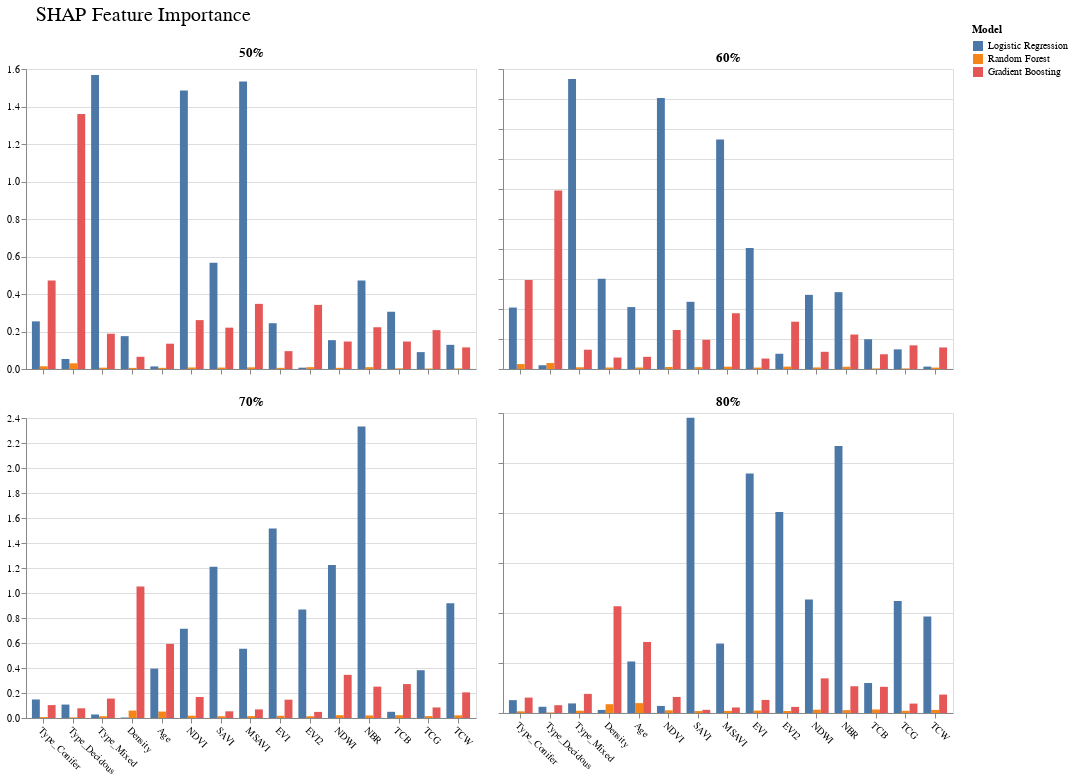

This figure's notebook cell:
### Markdown cell above
### SHAP Importance

### Code cell
shap_plots = []
model_order=['Logistic Regression','Random Forest','Gradient Boosting']
for threshold in [50,60,70,80]:   
    gbm_shap = joblib.load(f'../models/{threshold}/fitted_gradient_boosting_shap.joblib')
    rf_shap = joblib.load(f'../models/{threshold}/fitted_random_forest_shap.joblib')
    lr_shap = joblib.load(f'../models/{threshold}/fitted_logistic_regression_shap.joblib')

    shap_df = pd.DataFrame({
        'mean':np.concatenate((
            gbm_shap.plot_data,
            rf_shap.plot_data,
            lr_shap.plot_data)),
        'model':['Gradient Boosting']*15 + ['Random Forest']*15 + ['Logistic Regression']*15,
        'feature':gbm_shap.plot_data.index.to_list()*3
    })

    feat_order = gbm_shap.plot_data.index.to_list()

    bars = alt.Chart(shap_df).mark_bar().encode(
        x=alt.X('feature:N',sort=feat_order, title='',axis=alt.Axis(labelAngle=45)),
        xOffset=alt.XOffset('model:N',sort=model_order),
        y=alt.Y('mean:Q', title=''),
        color=alt.Color('model:N',title='Model',sort=model_order),
    ).properties(
        title=f'{threshold}%',
        width=450
        )
    shap_plots.append(bars)




# Remove x-axis tick labels but keep ticks and gridlines
shap_plots[0] = shap_plots[0].encode(
    x=alt.X('feature:N', axis=alt.Axis(labels=False, title=None))
)
shap_plots[1] = shap_plots[1].encode(
    x=alt.X('feature:N', axis=alt.Axis(labels=False, title=None))
)

# Remove y-axis tick labels but keep ticks and gridlines
shap_plots[1] = shap_plots[1].encode(
    y=alt.Y('mean:Q', axis=alt.Axis(labels=False, title=None))
)
shap_plots[3] = shap_plots[3].encode(
    y=alt.Y('mean:Q', axis=alt.Axis(labels=False, title=None))
)

title = alt.Chart({'values':[{}]}).mark_text(
    text='SHAP Feature Importance',
    fontSize=20,
    font='Helvetica',
    dy=-10
).encode().properties(
    width=235,
    height=2
)


shap_importance_plot = alt.vconcat(title,(shap_plots[0] & shap_plots[2]) | (shap_plots[1] & shap_plots[3]))
shap_importance_plot

### Figure 1 — Vega-Lite specification as saved in the notebook (floating-point values rounded to 4 significant figures)
{"config": {"view": {"continuousWidth": 300, "continuousHeight": 300}}, "vconcat": [{"data": {"name": "empty"}, "mark": {"type": "text", "dy": -10, "font": "Helvetica", "fontSize": 20, "text": "SHAP Feature Importance"}, "encoding": {}, "height": 2, "width": 235}, {"hconcat": [{"vconcat": [{"data": {"name": "data-4a7f1b418cdf569a9c8217dcce05b2a4"}, "mark": {"type": "bar"}, "encoding": {"color": {"field": "model", "sort": ["Logistic Regression", "Random Forest", "Gradient Boosting"], "title": "Model", "type": "nominal"}, "x": {"axis": {"labels": false, "title": null}, "field": "feature", "type": "nominal"}, "xOffset": {"field": "model", "sort": ["Logistic Regression", "Random Forest", "Gradient Boosting"], "type": "nominal"}, "y": {"field": "mean", "title": "", "type": "quantitative"}}, "title": "50%", "width": 450}, {"data": {"name": "data-0385f53ffa6ca2d99a0b0e3085a7befa"}, "mark": {"type": "bar"}, "encoding": {"color": {"field": "model", "sort": ["Logistic Regression", "Random Forest", "Gradient Boosting"], "title": "Model", "type": "nominal"}, "x": {"axis": {"labelAngle": 45}, "field": "feature", "sort": ["Type_Conifer", "Type_Decidous", "Type_Mixed", "Density", "Age", "NDVI", "SAVI", "MSAVI", "EVI", "EVI2", "NDWI", "NBR", "TCB", "TCG", "TCW"], "title": "", "type": "nominal"}, "xOffset": {"field": "model", "sort": ["Logistic Regression", "Random Forest", "Gradient Boosting"], "type": "nominal"}, "y": {"field": "mean", "title": "", "type": "quantitative"}}, "title": "70%", "width": 450}]}, {"vconcat": [{"data": {"name": "data-aba524d4b4bed0aa2784ba3ad264aeff"}, "mark": {"type": "bar"}, "encoding": {"color": {"field": "model", "sort": ["Logistic Regression", "Random Forest", "Gradient Boosting"], "title": "Model", "type": "nominal"}, "x": {"axis": {"labels": false, "title": null}, "field": "feature", "type": "nominal"}, "xOffset": {"field": "model", "sort": ["Logistic Regression", "Random Forest", "Gradient Boosting"], "type": "nominal"}, "y": {"axis": {"labels": false, "title": null}, "field": "mean", "type": "quantitative"}}, "title": "60%", "width": 450}, {"data": {"name": "data-af91bb5a3a17b2b8a5b6f92d2d33a108"}, "mark": {"type": "bar"}, "encoding": {"color": {"field": "model", "sort": ["Logistic Regression", "Random Forest", "Gradient Boosting"], "title": "Model", "type": "nominal"}, "x": {"axis": {"labelAngle": 45}, "field": "feature", "sort": ["Type_Conifer", "Type_Decidous", "Type_Mixed", "Density", "Age", "NDVI", "SAVI", "MSAVI", "EVI", "EVI2", "NDWI", "NBR", "TCB", "TCG", "TCW"], "title": "", "type": "nominal"}, "xOffset": {"field": "model", "sort": ["Logistic Regression", "Random Forest", "Gradient Boosting"], "type": "nominal"}, "y": {"axis": {"labels": false, "title": null}, "field": "mean", "type": "quantitative"}}, "title": "80%", "width": 450}]}]}], "$schema": "https://vega.github.io/schema/vega-lite/v5.20.1.json", "datasets": {"empty": [{}], "data-4a7f1b418cdf569a9c8217dcce05b2a4": [{"mean": 0.1465, "model": "Gradient Boosting", "feature": "Type_Conifer"}, {"mean": 0.2073, "model": "Gradient Boosting", "feature": "Type_Decidous"}, {"mean": 0.1152, "model": "Gradient Boosting", "feature": "Type_Mixed"}, {"mean": 1.36, "model": "Gradient Boosting", "feature": "Density"}, {"mean": 0.4719, "model": "Gradient Boosting", "feature": "Age"}, {"mean": 0.2205, "model": "Gradient Boosting", "feature": "NDVI"}, {"mean": 0.09527, "model": "Gradient Boosting", "feature": "SAVI"}, {"mean": 0.1349, "model": "Gradient Boosting", "feature": "MSAVI"}, {"mean": 0.188, "model": "Gradient Boosting", "feature": "EVI"}, {"mean": 0.06506, "model": "Gradient Boosting", "feature": "EVI2"}, {"mean": 0.3474, "model": "Gradient Boosting", "feature": "NDWI"}, {"mean": 0.2608, "model": "Gradient Boosting", "feature": "NBR"}, {"mean": 0.3419, "model": "Gradient Boosting", "feature": "TCB"}, {"mean": 0.1466, "model": "Gradient Boosting", "feature": "TCG"}, {"mean": 0.2227, "model": "Gradient Boosting", "feature": "TCW"}, {"mean": 0.003635, "model": "Random Forest", "feature": "Type_Conifer"}, {"mean": 0.002501, "model": "Random Forest", "feature": "Type_Decidous"}, {"mean": 0.003245, "model": "Random Forest", "feature": "Type_Mixed"}, {"mean": 0.03036, "model": "Random Forest", "feature": "Density"}, {"mean": 0.01445, "model": "Random Forest", "feature": "Age"}, {"mean": 0.007643, "model": "Random Forest", "feature": "NDVI"}, {"mean": 0.006165, "model": "Random Forest", "feature": "SAVI"}, {"mean": 0.006151, "model": "Random Forest", "feature": "MSAVI"}, {"mean": 0.007109, "model": "Random Forest", "feature": "EVI"}, {"mean": 0.005928, "model": "Random Forest", "feature": "EVI2"}, {"mean": 0.008878, "model": "Random Forest", "feature": "NDWI"}, {"mean": 0.008238, "model": "Random Forest", "feature": "NBR"}, {"mean": 0.009704, "model": "Random Forest", "feature": "TCB"}, {"mean": 0.00643, "model": "Random Forest", "feature": "TCG"}, {"mean": 0.009725, "model": "Random Forest", "feature": "TCW"}, {"mean": 0.3054, "model": "Logistic Regression", "feature": "Type_Conifer"}, {"mean": 0.09005, "model": "Logistic Regression", "feature": "Type_Decidous"}, {"mean": 0.1289, "model": "Logistic Regression", "feature": "Type_Mixed"}, {"mean": 0.05351, "model": "Logistic Regression", "feature": "Density"}, {"mean": 0.2541, "model": "Logistic Regression", "feature": "Age"}, {"mean": 0.567, "model": "Logistic Regression", "feature": "NDVI"}, {"mean": 0.2441, "model": "Logistic Regression", "feature": "SAVI"}, {"mean": 0.01369, "model": "Logistic Regression", "feature": "MSAVI"}, {"mean": 1.567, "model": "Logistic Regression", "feature": "EVI"}, {"mean": 0.1753, "model": "Logistic Regression", "feature": "EVI2"}, {"mean": 1.533, "model": "Logistic Regression", "feature": "NDWI"}, {"mean": 1.485, "model": "Logistic Regression", "feature": "NBR"}, {"mean": 0.007064, "model": "Logistic Regression", "feature": "TCB"}, {"mean": 0.1539, "model": "Logistic Regression", "feature": "TCG"}, {"mean": 0.4726, "model": "Logistic Regression", "feature": "TCW"}], "data-0385f53ffa6ca2d99a0b0e3085a7befa": [{"mean": 0.1033, "model": "Gradient Boosting", "feature": "Type_Conifer"}, {"mean": 0.0774, "model": "Gradient Boosting", "feature": "Type_Decidous"}, {"mean": 0.1553, "model": "Gradient Boosting", "feature": "Type_Mixed"}, {"mean": 1.053, "model": "Gradient Boosting", "feature": "Density"}, {"mean": 0.5928, "model": "Gradient Boosting", "feature": "Age"}, {"mean": 0.168, "model": "Gradient Boosting", "feature": "NDVI"}, {"mean": 0.05338, "model": "Gradient Boosting", "feature": "SAVI"}, {"mean": 0.06864, "model": "Gradient Boosting", "feature": "MSAVI"}, {"mean": 0.1466, "model": "Gradient Boosting", "feature": "EVI"}, {"mean": 0.04878, "model": "Gradient Boosting", "feature": "EVI2"}, {"mean": 0.3452, "model": "Gradient Boosting", "feature": "NDWI"}, {"mean": 0.2507, "model": "Gradient Boosting", "feature": "NBR"}, {"mean": 0.2713, "model": "Gradient Boosting", "feature": "TCB"}, {"mean": 0.08421, "model": "Gradient Boosting", "feature": "TCG"}, {"mean": 0.205, "model": "Gradient Boosting", "feature": "TCW"}, {"mean": 0.007285, "model": "Random Forest", "feature": "Type_Conifer"}, {"mean": 0.005077, "model": "Random Forest", "feature": "Type_Decidous"}, {"mean": 0.01391, "model": "Random Forest", "feature": "Type_Mixed"}, {"mean": 0.05931, "model": "Random Forest", "feature": "Density"}, {"mean": 0.05163, "model": "Random Forest", "feature": "Age"}, {"mean": 0.01841, "model": "Random Forest", "feature": "NDVI"}, {"mean": 0.01412, "model": "Random Forest", "feature": "SAVI"}, {"mean": 0.01515, "model": "Random Forest", "feature": "MSAVI"}, {"mean": 0.01795, "model": "Random Forest", "feature": "EVI"}, {"mean": 0.0142, "model": "Random Forest", "feature": "EVI2"}, {"mean": 0.02227, "model": "Random Forest", "feature": "NDWI"}, {"mean": 0.02045, "model": "Random Forest", "feature": "NBR"}, {"mean": 0.02242, "model": "Random Forest", "feature": "TCB"}, {"mean": 0.01526, "model": "Random Forest", "feature": "TCG"}, {"mean": 0.02144, "model": "Random Forest", "feature": "TCW"}, {"mean": 0.1481, "model": "Logistic Regression", "feature": "Type_Conifer"}, {"mean": 0.1075, "model": "Logistic Regression", "feature": "Type_Decidous"}, {"mean": 0.02821, "model": "Logistic Regression", "feature": "Type_Mixed"}, {"mean": 0.00386, "model": "Logistic Regression", "feature": "Density"}, {"mean": 0.3951, "model": "Logistic Regression", "feature": "Age"}, {"mean": 0.7147, "model": "Logistic Regression", "feature": "NDVI"}, {"mean": 1.21, "model": "Logistic Regression", "feature": "SAVI"}, {"mean": 0.5541, "model": "Logistic Regression", "feature": "MSAVI"}, {"mean": 1.516, "model": "Logistic Regression", "feature": "EVI"}, {"mean": 0.8677, "model": "Logistic Regression", "feature": "EVI2"}, {"mean": 1.224, "model": "Logistic Regression", "feature": "NDWI"}, {"mean": 2.332, "model": "Logistic Regression", "feature": "NBR"}, {"mean": 0.04968, "model": "Logistic Regression", "feature": "TCB"}, {"mean": 0.3821, "model": "Logistic Regression", "feature": "TCG"}, {"mean": 0.9172, "model": "Logistic Regression", "feature": "TCW"}], "data-aba524d4b4bed0aa2784ba3ad264aeff": [{"mean": 0.09817, "model": "Gradient Boosting", "feature": "Type_Conifer"}, {"mean": 0.1577, "model": "Gradient Boosting", "feature": "Type_Decidous"}, {"mean": 0.1437, "model": "Gradient Boosting", "feature": "Type_Mixed"}, {"mean": 1.19, "model": "Gradient Boosting", "feature": "Density"}, {"mean": 0.5937, "model": "Gradient Boosting", "feature": "Age"}, {"mean": 0.1945, "model": "Gradient Boosting", "feature": "NDVI"}, {"mean": 0.06973, "model": "Gradient Boosting", "feature": "SAVI"}, {"mean": 0.08127, "model": "Gradient Boosting", "feature": "MSAVI"}, {"mean": 0.1287, "model": "Gradient Boosting", "feature": "EVI"}, {"mean": 0.07645, "model": "Gradient Boosting", "feature": "EVI2"}, {"mean": 0.3717, "model": "Gradient Boosting", "feature": "NDWI"}, {"mean": 0.2602, "model": "Gradient Boosting", "feature": "NBR"}, {"mean": 0.3152, "model": "Gradient Boosting", "feature": "TCB"}, {"mean": 0.1147, "model": "Gradient Boosting", "feature": "TCG"}, {"mean": 0.2298, "model": "Gradient Boosting", "feature": "TCW"}, {"mean": 0.0038, "model": "Random Forest", "feature": "Type_Conifer"}, {"mean": 0.003907, "model": "Random Forest", "feature": "Type_Decidous"}, {"mean": 0.009329, "model": "Random Forest", "feature": "Type_Mixed"}, {"mean": 0.03973, "model": "Random Forest", "feature": "Density"}, {"mean": 0.03262, "model": "Random Forest", "feature": "Age"}, {"mean": 0.01229, "model": "Random Forest", "feature": "NDVI"}, {"mean": 0.00959, "model": "Random Forest", "feature": "SAVI"}, {"mean": 0.01019, "model": "Random Forest", "feature": "MSAVI"}, {"mean": 0.01154, "model": "Random Forest", "feature": "EVI"}, {"mean": 0.009963, "model": "Random Forest", "feature": "EVI2"}, {"mean": 0.01525, "model": "Random Forest", "feature": "NDWI"}, {"mean": 0.01337, "model": "Random Forest", "feature": "NBR"}, {"mean": 0.01561, "model": "Random Forest", "feature": "TCB"}, {"mean": 0.01051, "model": "Random Forest", "feature": "TCG"}, {"mean": 0.01495, "model": "Random Forest", "feature": "TCW"}, {"mean": 0.1985, "model": "Logistic Regression", "feature": "Type_Conifer"}, {"mean": 0.1309, "model": "Logistic Regression", "feature": "Type_Decidous"}, {"mean": 0.01604, "model": "Logistic Regression", "feature": "Type_Mixed"}, {"mean": 0.02507, "model": "Logistic Regression", "feature": "Density"}, {"mean": 0.4097, "model": "Logistic Regression", "feature": "Age"}, {"mean": 0.4479, "model": "Logistic Regression", "feature": "NDVI"}, {"mean": 0.8063, "model": "Logistic Regression", "feature": "SAVI"}, {"mean": 0.4129, "model": "Logistic Regression", "feature": "MSAVI"}, {"mean": 1.934, "model": "Logistic Regression", "feature": "EVI"}, {"mean": 0.6024, "model": "Logistic Regression", "feature": "EVI2"}, {"mean": 1.529, "model": "Logistic Regression", "feature": "NDWI"}, {"mean": 1.807, "model": "Logistic Regression", "feature": "NBR"}, {"mean": 0.1015, "model": "Logistic Regression", "feature": "TCB"}, {"mean": 0.4943, "model": "Logistic Regression", "feature": "TCG"}, {"mean": 0.5123, "model": "Logistic Regression", "feature": "TCW"}], "data-af91bb5a3a17b2b8a5b6f92d2d33a108": [{"mean": 0.154, "model": "Gradient Boosting", "feature": "Type_Conifer"}, {"mean": 0.07804, "model": "Gradient Boosting", "feature": "Type_Decidous"}, {"mean": 0.1911, "model": "Gradient Boosting", "feature": "Type_Mixed"}, {"mean": 1.068, "model": "Gradient Boosting", "feature": "Density"}, {"mean": 0.7104, "model": "Gradient Boosting", "feature": "Age"}, {"mean": 0.1605, "model": "Gradient Boosting", "feature": "NDVI"}, {"mean": 0.03167, "model": "Gradient Boosting", "feature": "SAVI"}, {"mean": 0.05545, "model": "Gradient Boosting", "feature": "MSAVI"}, {"mean": 0.1308, "model": "Gradient Boosting", "feature": "EVI"}, {"mean": 0.06101, "model": "Gradient Boosting", "feature": "EVI2"}, {"mean": 0.3462, "model": "Gradient Boosting", "feature": "NDWI"}, {"mean": 0.2675, "model": "Gradient Boosting", "feature": "NBR"}, {"mean": 0.2619, "model": "Gradient Boosting", "feature": "TCB"}, {"mean": 0.09422, "model": "Gradient Boosting", "feature": "TCG"}, {"mean": 0.1842, "model": "Gradient Boosting", "feature": "TCW"}, {"mean": 0.01638, "model": "Random Forest", "feature": "Type_Conifer"}, {"mean": 0.005297, "model": "Random Forest", "feature": "Type_Decidous"}, {"mean": 0.02255, "model": "Random Forest", "feature": "Type_Mixed"}, {"mean": 0.08813, "model": "Random Forest", "feature": "Density"}, {"mean": 0.0989, "model": "Random Forest", "feature": "Age"}, {"mean": 0.0268, "model": "Random Forest", "feature": "NDVI"}, {"mean": 0.01952, "model": "Random Forest", "feature": "SAVI"}, {"mean": 0.02113, "model": "Random Forest", "feature": "MSAVI"}, {"mean": 0.02425, "model": "Random Forest", "feature": "EVI"}, {"mean": 0.01971, "model": "Random Forest", "feature": "EVI2"}, {"mean": 0.03294, "model": "Random Forest", "feature": "NDWI"}, {"mean": 0.02889, "model": "Random Forest", "feature": "NBR"}, {"mean": 0.03522, "model": "Random Forest", "feature": "TCB"}, {"mean": 0.02172, "model": "Random Forest", "feature": "TCG"}, {"mean": 0.03071, "model": "Random Forest", "feature": "TCW"}, {"mean": 0.1287, "model": "Logistic Regression", "feature": "Type_Conifer"}, {"mean": 0.06221, "model": "Logistic Regression", "feature": "Type_Decidous"}, {"mean": 0.09586, "model": "Logistic Regression", "feature": "Type_Mixed"}, {"mean": 0.03073, "model": "Logistic Regression", "feature": "Density"}, {"mean": 0.5152, "model": "Logistic Regression", "feature": "Age"}, {"mean": 0.07051, "model": "Logistic Regression", "feature": "NDVI"}, {"mean": 2.953, "model": "Logistic Regression", "feature": "SAVI"}, {"mean": 0.6946, "model": "Logistic Regression", "feature": "MSAVI"}, {"mean": 2.395, "model": "Logistic Regression", "feature": "EVI"}, {"mean": 2.01, "model": "Logistic Regression", "feature": "EVI2"}, {"mean": 1.136, "model": "Logistic Regression", "feature": "NDWI"}, {"mean": 2.67, "model": "Logistic Regression", "feature": "NBR"}, {"mean": 0.3001, "model": "Logistic Regression", "feature": "TCB"}, {"mean": 1.12, "model": "Logistic Regression", "feature": "TCG"}, {"mean": 0.9658, "model": "Logistic Regression", "feature": "TCW"}]}}
